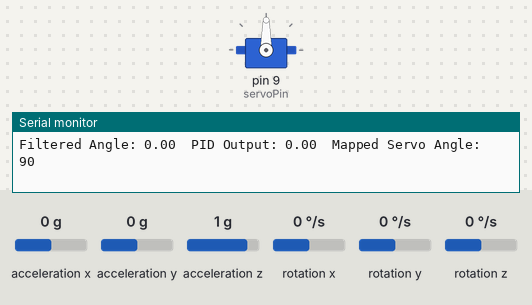
A sketch run on a simulated Arduino Uno, built with avr-gcc and run on an emulated ATmega328P. Shown: servo, the last lines printed to the serial monitor. Inputs (shaded band) come from the test bench; at power-on: acceleration y 0 g, acceleration z 1 g, acceleration x 0 g, rotation x 0 °/s, rotation y 0 °/s, rotation z 0 °/s.

Above: at 4.2 s.
4.3 s: acceleration y set to -1.4 g
At 4.7 s:
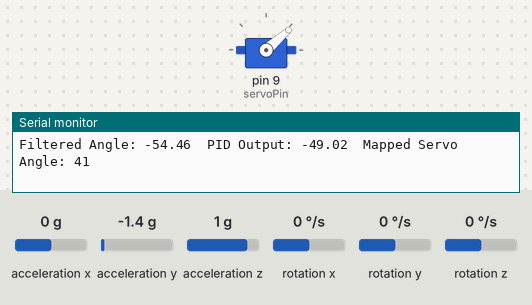
5.8 s: acceleration z set to -0.8 g
At 7.0 s:
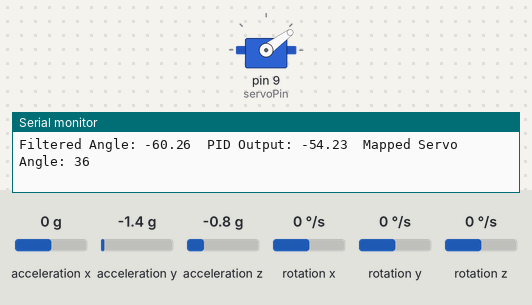
7.3 s: acceleration x set to -1.4 g
At 8.6 s:
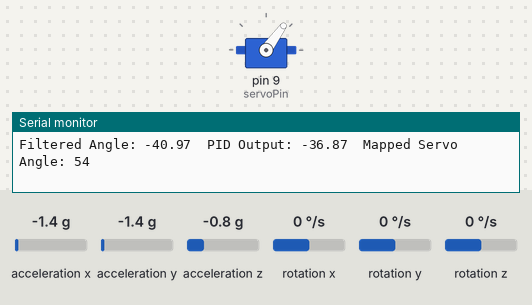
8.9 s: acceleration y set to 0.8 g
At 10.1 s:
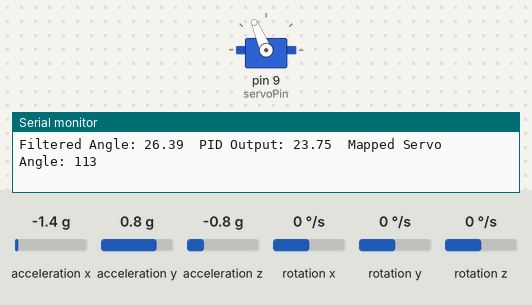
10.4 s: acceleration y set to -0.8 g
At 11.1 s:
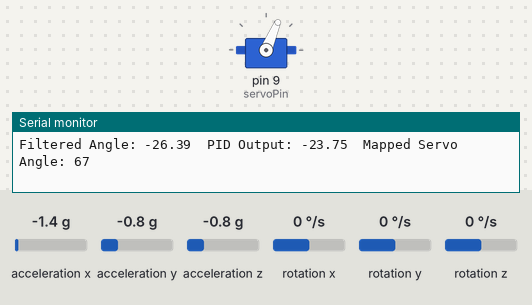
11.9 s: acceleration y set to 1.4 g
At 12.6 s:
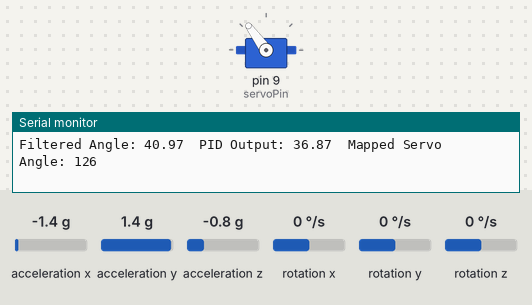
Timing chart, 0 to 14.4 s (numbered marks = the images above; inputs shaded):
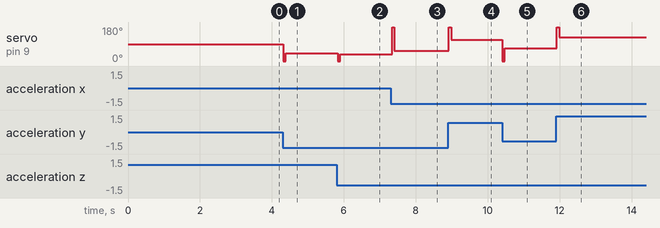

The sketch:

PID_control.ino
```cpp
#include <MPU6050_tockn.h>
#include <Wire.h>
#include <Servo.h>

Servo Servo1;
MPU6050 mpu6050(Wire);

const int servoPin = 9;
long timer = 0;

// **Tuned PID Constants**
float Kp = 0.9;    // Proportional Gain (lowered for stability)
float Ki = 0.0001;  // Integral Gain (reduced to prevent windup)
float Kd = 1.2;    // Derivative Gain (increased for damping)

// **PID Variables**
float previousError = 0;
float integral = 0;
const float I_max = 20;  // Limit integral accumulation to prevent windup
unsigned long lastTime = 0;

void setup() {
  Serial.begin(9600);
  Wire.begin();
  mpu6050.begin();
  mpu6050.calcGyroOffsets(true);
  mpu6050.setGyroOffsets(0, 0, 0);

  Servo1.attach(servoPin);
}

void loop() {
  mpu6050.update();

  // Read angles
  float accAngleX = mpu6050.getAccAngleX();
  float gyroAngleX = mpu6050.getGyroAngleX();

  // **Complementary filter** (to reduce noise)
  float filteredAngle = 0.98 * gyroAngleX + 0.02 * accAngleX;

  // **PID Calculation**
  unsigned long currentTime = millis();
  float deltaTime = (currentTime - lastTime) / 1000.0;  // Convert ms to seconds
  lastTime = currentTime;

  float error = 0 - filteredAngle;  // Target angle = 0 (balanced position)

  // **Anti-Windup: Limit Integral Accumulation**
  if (abs(error) < 20) {  // Only integrate when error is within a reasonable range
    integral += error * deltaTime;
    integral = constrain(integral, -I_max, I_max);
  }

  float derivative = (error - previousError) / deltaTime;
  previousError = error;

  float pidOutput = (Kp * error) + (Ki * integral) + (Kd * derivative);

  // **Reverse PID Output to Correctly Stabilize Movement**
  pidOutput = -pidOutput;

  // **Clamp PID Output to Prevent Overshoot**
  pidOutput = constrain(pidOutput, -90, 90);

  // **Map to Servo Range (0° to 180°)**
  int mappedAngle = map(pidOutput, -90, 90, 0, 180);
  mappedAngle = constrain(mappedAngle, 0, 180);

  // Move the Servo
  Servo1.write(mappedAngle);

  // **Debug Output to Monitor PID Behavior**
  Serial.print("Filtered Angle: "); Serial.print(filteredAngle);
  Serial.print("\tPID Output: "); Serial.print(pidOutput);
  Serial.print("\tMapped Servo Angle: "); Serial.println(mappedAngle);

  delay(30);
}
```

Measured:
- after the input at 4.3 s, servo on pin 9 (servoPin): 90° → 0° at once, → 41° 0.07 s later
- after the input at 5.8 s, servo on pin 9 (servoPin): 41° → 0° at once, → 36° 0.07 s later
- after the input at 7.3 s, servo on pin 9 (servoPin): 36° → 180° at once, → 54° 0.07 s later
- after the input at 8.9 s, servo on pin 9 (servoPin): 54° → 180° at once, → 113° 0.07 s later
- after the input at 10.4 s, servo on pin 9 (servoPin): 113° → 0° at once, → 67° 0.07 s later
- after the input at 11.9 s, servo on pin 9 (servoPin): 67° → 180° at once, → 126° 0.07 s later
